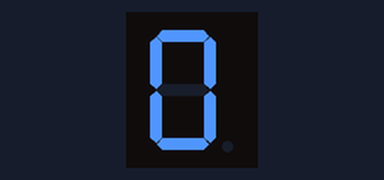
The program below on a simulated Raspberry Pi (header pin numbers). Shown: 1-digit seven-segment display. What the program prints to the terminal is not drawn.

Above: at 0.1 s.
At 1.1 s:
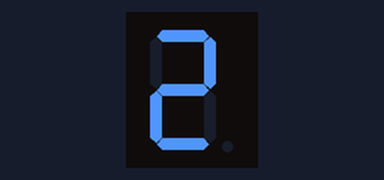
At 2.1 s:
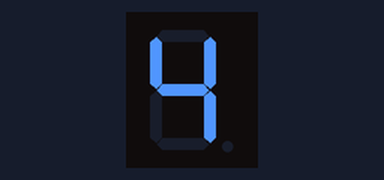
At 3.2 s:
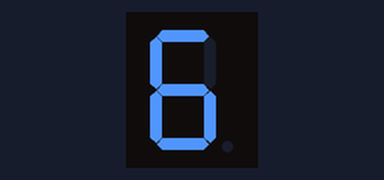
At 4.2 s:
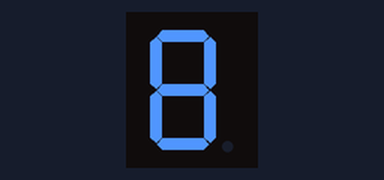
At 7.7 s:
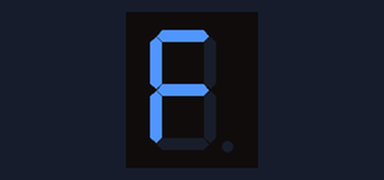

Measured:
- by itself, everything shown: repeats every 8.6 s, in 17 steps
- what the display in image 0 shows lasts 0.5 s, from 0.1 s to 0.6 s

The program:

prob1.py
```python
import RPi.GPIO as GPIO
import time
GPIO.setwarnings(False)
SDI = 11
RCLK = 12
SRCLK = 13

segCode = [0x3f, 0x06, 0x5b, 0x4f, 0x66, 0x6d, 0x7d, 0x07, 0x7f, 0x6f, 0x77, 0x7c, 0x39, 0x5e, 0x79, 0x71, 0x80]

def print_msg():
    print('Program is running...')
    print('Please press Ctrl+C to end the program...')

def setup():
    GPIO.setmode(GPIO.BOARD)    # Number GPIOs by its physical location
    GPIO.setup(SDI, GPIO.OUT)
    GPIO.setup(RCLK, GPIO.OUT)
    GPIO.setup(SRCLK, GPIO.OUT)
    GPIO.output(SDI, GPIO.LOW)
    GPIO.output(RCLK, GPIO.LOW)
    GPIO.output(SRCLK, GPIO.LOW)

def hc595_shift(dat):
    for bit in range(0, 8):
        GPIO.output(SDI, 0x80 & (dat << bit))
        GPIO.output(SRCLK, GPIO.HIGH)
        time.sleep(0.001)
        GPIO.output(SRCLK, GPIO.LOW)
    GPIO.output(RCLK, GPIO.HIGH)
    time.sleep(0.001)
    GPIO.output(RCLK, GPIO.LOW)

def loop():
    while True:
        for i in range(0, len(segCode)):
            hc595_shift(segCode[i])
            time.sleep(0.5)

def destroy():
    # When the program ends, this function is executed.
    GPIO.cleanup()

print_msg()
setup()
try:
    loop()
except KeyboardInterrupt:
    destroy()
```
